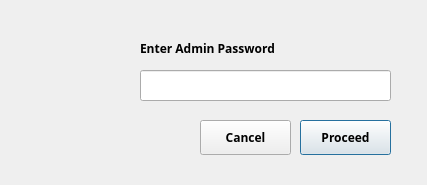
<?xml version="1.0" encoding="UTF-8"?>
<ui version="4.0">
 <class>Dialog</class>
 <widget class="QDialog" name="Dialog">
  <property name="geometry">
   <rect>
    <x>0</x>
    <y>0</y>
    <width>427</width>
    <height>185</height>
   </rect>
  </property>
  <property name="windowTitle">
   <string>Dialog</string>
  </property>
  <widget class="QLineEdit" name="txtadminpass">
   <property name="geometry">
    <rect>
     <x>140</x>
     <y>70</y>
     <width>251</width>
     <height>31</height>
    </rect>
   </property>
   <property name="font">
    <font>
     <family>Century Gothic</family>
     <pointsize>9</pointsize>
    </font>
   </property>
   <property name="echoMode">
    <enum>QLineEdit::Password</enum>
   </property>
  </widget>
  <widget class="QLabel" name="label">
   <property name="geometry">
    <rect>
     <x>140</x>
     <y>40</y>
     <width>211</width>
     <height>16</height>
    </rect>
   </property>
   <property name="font">
    <font>
     <family>Century Gothic</family>
     <pointsize>9</pointsize>
     <weight>75</weight>
     <italic>false</italic>
     <bold>true</bold>
    </font>
   </property>
   <property name="text">
    <string>Enter Admin Password</string>
   </property>
  </widget>
  <widget class="QPushButton" name="admin_proceed">
   <property name="geometry">
    <rect>
     <x>300</x>
     <y>120</y>
     <width>91</width>
     <height>35</height>
    </rect>
   </property>
   <property name="minimumSize">
    <size>
     <width>0</width>
     <height>35</height>
    </size>
   </property>
   <property name="maximumSize">
    <size>
     <width>16777215</width>
     <height>35</height>
    </size>
   </property>
   <property name="font">
    <font>
     <family>Century Gothic</family>
     <pointsize>9</pointsize>
     <weight>75</weight>
     <bold>true</bold>
    </font>
   </property>
   <property name="text">
    <string>Proceed</string>
   </property>
  </widget>
  <widget class="QPushButton" name="admin_cancel">
   <property name="geometry">
    <rect>
     <x>200</x>
     <y>120</y>
     <width>91</width>
     <height>35</height>
    </rect>
   </property>
   <property name="minimumSize">
    <size>
     <width>0</width>
     <height>35</height>
    </size>
   </property>
   <property name="maximumSize">
    <size>
     <width>16777215</width>
     <height>35</height>
    </size>
   </property>
   <property name="font">
    <font>
     <family>Century Gothic</family>
     <pointsize>9</pointsize>
     <weight>75</weight>
     <bold>true</bold>
    </font>
   </property>
   <property name="text">
    <string>Cancel</string>
   </property>
  </widget>
  <widget class="QLabel" name="label_2">
   <property name="geometry">
    <rect>
     <x>40</x>
     <y>30</y>
     <width>81</width>
     <height>81</height>
    </rect>
   </property>
   <property name="font">
    <font>
     <family>Century Gothic</family>
     <pointsize>10</pointsize>
     <weight>75</weight>
     <italic>false</italic>
     <bold>true</bold>
    </font>
   </property>
   <property name="text">
    <string/>
   </property>
   <property name="pixmap">
    <pixmap>lock.png</pixmap>
   </property>
   <property name="scaledContents">
    <bool>true</bool>
   </property>
  </widget>
 </widget>
 <resources/>
 <connections>
  <connection>
   <sender>admin_cancel</sender>
   <signal>clicked()</signal>
   <receiver>Dialog</receiver>
   <slot>close()</slot>
   <hints>
    <hint type="sourcelabel">
     <x>245</x>
     <y>137</y>
    </hint>
    <hint type="destinationlabel">
     <x>213</x>
     <y>92</y>
    </hint>
   </hints>
  </connection>
 </connections>
</ui>
